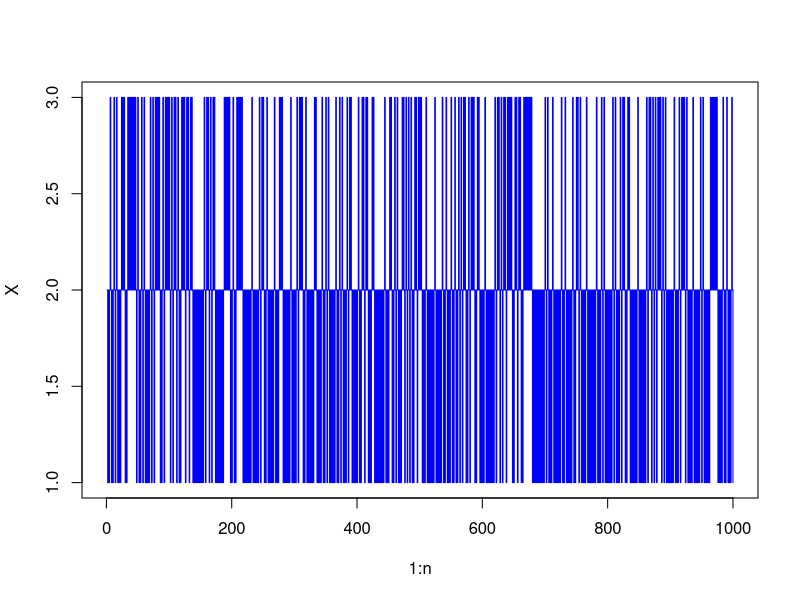
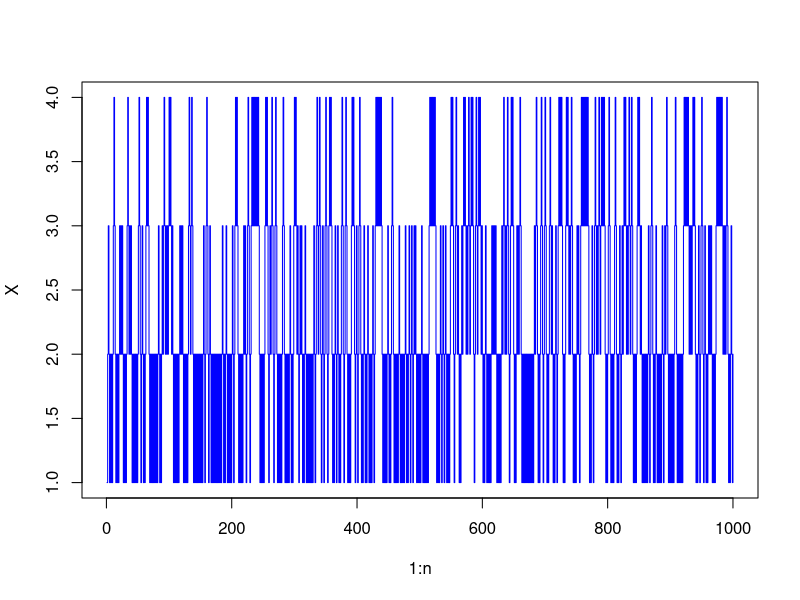
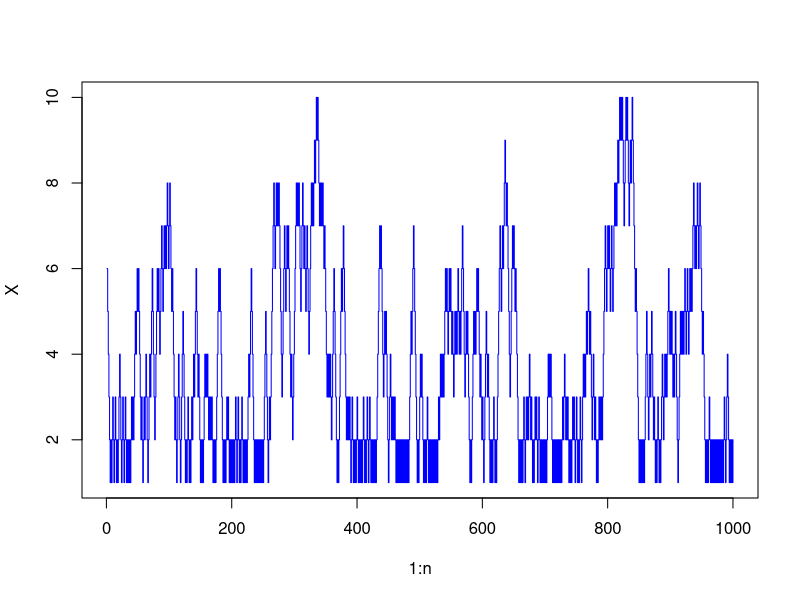

The R source for these figures, in order:
init3<-rep(0.33,3)
mP3<-matrix(0,3,3)
S3 <-c(1:3)  # state space
mP3[1,]<- c(0,1,0)
mP3[2,]<- c(0.6,0,0.4)
mP3[3,]<-c(0,1,0)

init4<-rep(0.25,4)
mP4<-matrix(0,4,4)
S4 <-c(1:4)  # state space
mP4[1,]<- c(0,1,0,0)
mP4[2,]<- c(0.6,0,0.4,0)
mP4[3,]<-c(0,0.6,0,0.4)
mP4[4,]<-c(0,0,1,0)

########
# 8.1 a)

birth_death_N <- function(p, N) {
    init = rep(1/N, N)
    mpN = matrix(0, N,N)
    SN = c(1:N)
    for (i in 1:N) {
        if ( i == 1) {
            mpN[1,2] = 1
        } else if ( i == N ) {
            mpN[N,N-1] = 1
        } else {
            mpN[i,i-1] = 1-p
            mpN[i,i+1] = p        
        }
    }
    return(list("init"=init, "mpN"=mpN, "SN"=SN))
}

iter = 1000
simulate_plot = function( init, mP, S, iter) {
    n=iter
    X = c(rep(0,n+1))
    X[1]<-sample(S,1, prob=init )
    k=1
    for (k in 2:(n+1)) {
        X[k]<-sample(S,1, prob=mP[X[k-1],] )
    }
    X = X[-1]
    plot(1:n, X, type="s", col="blue")
}

PP = 0.4
N=3
record = birth_death_N(PP, N)
init = record$init
mP = record$mpN
S = record$SN
simulate_plot(init, mP, S, iter)

N=4
record = birth_death_N(PP, N)
init = record$init
mP = record$mpN
S = record$SN
simulate_plot(init, mP, S, iter)

#########
# b)
N=10
record = birth_death_N(PP, N)
init = record$init
mP = record$mpN
S = record$SN
simulate_plot(init, mP, S, iter)

#########
# c Implement (4) and find pi_0 .. pi_n
qq = 1-PP

Phi = rep(0, N)
Phi[1] = 1
Phi[2] = 1/qq
if ( N>3) {
    for (i in 3:(N-1)) {
        Phi[i] = Phi[i-1]* (PP/qq)
    }
}
Phi[N] = Phi[N-1]*PP

acumSum = sum(Phi)
Pi_k = rep(0, N)
for ( i in 1:N) {
    Pi_k[i] = Phi[i] / acumSum
}

#########
# d 
M= 1000
init= c(rep(1/10, 10))
S=c(1:10)
X = c(rep(0,M+1))
X[1]<-sample(S,1, prob=init )
for(k in 2:(M+1)) {
    X[k] = sample(S,1, prob=mP[X[k-1],] )
}
X = X[-1]
empirical_freq = table(X)/M

#> sum(abs(Pi_k - empirical_freq))
#[1] 0.1360737
# 'close - ich'
#########


######################
# 8.3 c -d
######################
aaa =  matrix(0,6,6)
aaa[1,] = c(1/6,1/6,1/6,1/6,1/6,1/6)
aaa[2,] = c(1/4, 1/4, 1/4, 0, 1/4, 0)
aaa[3,] = c(0,0,1/3, 2/3, 0,0)
aaa[4,] = c(0,0,2/3, 1/3, 0,0)
aaa[5,] = c(0,0,0,0,1/4, 3/4)
aaa[6,] = c(0,0,0,0,1/5,4/5)


aaa_2 = aaa %*% aaa
for (i in 1:10) {  # 2^11 = 2048
    aaa_2 = aaa_2 %*% aaa_2
}
print(aaa_2)

init= aaa[1,]
n=100
S=c(1:6)
X = c(rep(0,n+1))
X[1]<-sample(S,1, prob=init )
X[1] = 2
for(k in 2:(n+1)) {
    print(X)
    X[k] = sample(S,1, prob=aaa[X[k-1],] )
}
X = X[-1]
empirical_freq = table(X)/n

###########
U = matrix(0,2,4)
U[1,] = c(0.43,0.07,0.43,0.07)
U[2,] = c(0.29,0.21,0.29,0.21)

y_1=c(0.5,0.5)
y_2=c(0.5,0.5)
y_1 = t(t(y_1))
y_2 = t(t(y_2))

#### incorrect #####
aaa_C = matrix(0,2,2)
aaa_C[1,]=c(1/3,2/3)
aaa_C[2,]=c(1,1)#c(2/3,1/3)

id=matrix(0,2,2)
id[1,1]=1
id[2,2]=1

solve((id-aaa_C), c(0,1))

aaa_D = matrix(0,2,2)
aaa_D[1,]=c(1/4,3/4)
aaa_D[2,]=c(1/5,4/5)
##### end incorrect #######

####
# d)
####
z_0 = c(0.5, 0.5)
j=3
first_term = aaa[1:2, j]

z_1 = first_term + aaa[1:2,1:2] %*% z_0
for (i in 1:10) {
    z_1 = first_term + aaa[1:2,1:2] %*% z_1
}

#################
# 8.2
################
mmp = matrix(0,3,3)
mmp[1,] = c(0.5,0.5,0)
mmp[2,] = c(0.5,0,0.5)
mmp[3,] = c(0,0.25, 0.75)
init= c(0.33,0.33,0.33)
n=10000
S=c(1:3)
X = c(rep(0,n+1))
X[1]<-sample(S,1, prob=init )
for(k in 2:(n+1)) {
    X[k] = sample(S,1, prob=mmp[X[k-1],] )
}
X = X[-1]
empirical_freq = table(X)/n




